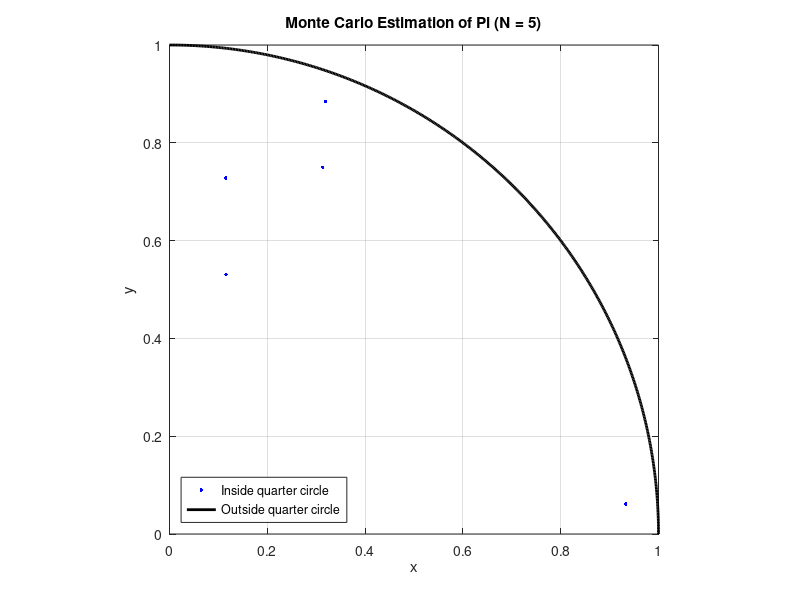

Source code (MATLAB):
% estimating the value of pi using Laplace MC method
clc;
clear;
close all;

% Input number of samples
N = input('Enter the number of samples: ');

% Initialize counters and arrays
dots = 0;
inside_x = [];
inside_y = [];
outside_x = [];
outside_y = [];

% Monte Carlo simulation
for i = 1:N
    x = rand;
    y = rand;

    if x*x + y*y <= 1
        dots = dots + 1;
        inside_x(end+1) = x;
        inside_y(end+1) = y;
    else
        outside_x(end+1) = x;
        outside_y(end+1) = y;
    end
end

% Calculate estimated pi and relative error
pi_actual = pi;
pi_value = 4 * dots / N;
rel_error = abs(pi_actual - pi_value) / pi_actual;

% Display results
fprintf('\n----- Monte Carlo Estimation of Pi -----\n');
fprintf('Number of samples       = %d\n', N);
fprintf('Points inside circle    = %d\n', dots);
fprintf('Estimated pi            = %.8f\n', pi_value);
fprintf('Actual pi               = %.8f\n', pi_actual);
fprintf('Relative error          = %.8f\n', rel_error);
fprintf('Relative error (%%)      = %.4f%%\n', ...
    rel_error * 100);

% Visualization
figure;
hold on;

% Plot points inside and outside the quarter circle
plot(inside_x, inside_y, 'b.', 'MarkerSize', 8);
plot(outside_x, outside_y, 'r.', 'MarkerSize', 8);

% Draw quarter circle
theta = linspace(0, pi/2, 500);
plot(cos(theta), sin(theta), 'k-', 'LineWidth', 2);

% Format the graph
axis equal;
axis([0 1 0 1]);
grid on;
box on;

xlabel('x');
ylabel('y');
title(sprintf('Monte Carlo Estimation of Pi (N = %d)', N));

legend('Inside quarter circle', ...
    'Outside quarter circle', ...
    'Quarter circle', ...
    'Location', 'southwest');

hold off;
